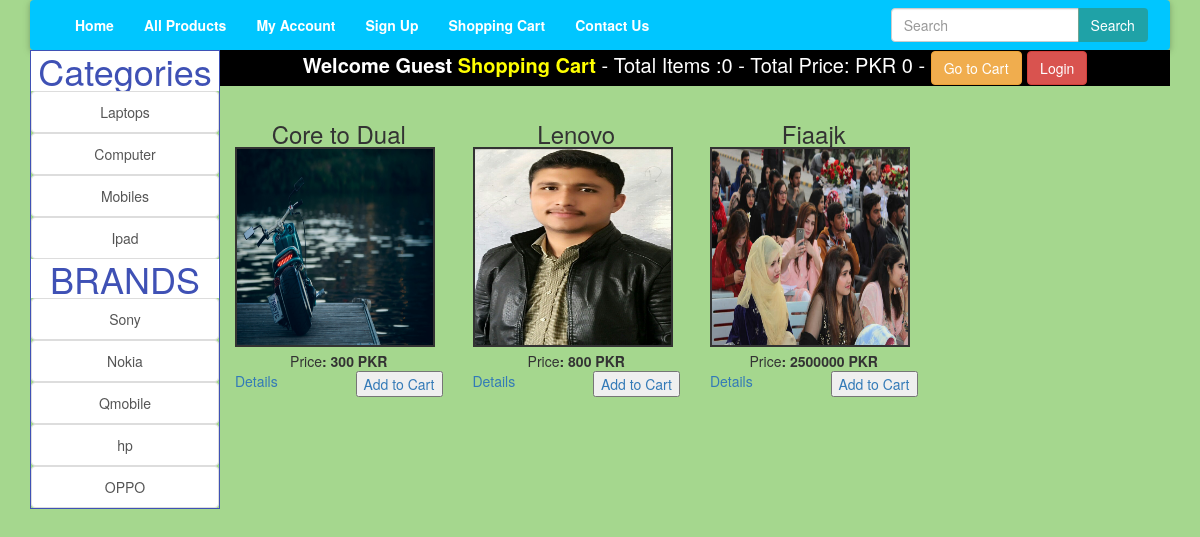
/index.php?cat=2, run on the app's committed database.
### tables this page shows
CREATE TABLE `categories` (
  `cat_id` int(11) NOT NULL,
  `cat_title` text NOT NULL
);

CREATE TABLE `brands` (
  `brand_id` int(11) NOT NULL,
  `brand_title` text NOT NULL
);

CREATE TABLE `products` (
  `product_id` int(11) NOT NULL,
  `cat_id` int(11) NOT NULL,
  `brand_id` int(11) NOT NULL,
  `date` timestamp NOT NULL DEFAULT CURRENT_TIMESTAMP ON UPDATE CURRENT_TIMESTAMP,
  `product_title` text NOT NULL,
  `product_img1` text NOT NULL,
  `product_img2` text NOT NULL,
  `product_img3` text NOT NULL,
  `product_price` int(11) NOT NULL,
  `product_descrip` text NOT NULL,
  `product_keywords` text NOT NULL,
  `status` text NOT NULL
);

### functions/functions.php (the view, shortened to what this page needs)
<?php
$servername = "localhost";
$username = "root";
$password = "";
$dbname = "myshop";
$conn = mysqli_connect($servername, $username, $password, $dbname);
function getRealIpAddr(){
    if(!empty($_SERVER['HTTP_CLIENT_IP'])){
        $ip = $_SERVER['HTTP_CLIENT_IP'];
    } elseif(!empty($_SERVER['HTTP_X_FORWARDED_FOR'])){
        $ip = $_SERVER['HTTP_X_FORWARDED_FOR'];
    } else{
        $ip = $_SERVER['REMOTE_ADDR'];
    }
    return $ip;
}
function getBrands(){
    global $conn;
    $get_brands = "SELECT * FROM brands";
    $run_brands = mysqli_query( $conn , $get_brands );
    while ($row_brands = mysqli_fetch_array($run_brands)) {
        $brands_id = $row_brands['brand_id'];
        $brands_title = $row_brands['brand_title'];
        echo "<li><a href='index.php?brand=$brands_id' class='list-group-item'>$brands_title</a></li>";
    }
}
function getCats(){
    global $conn;
    $get_cats = "SELECT * FROM categories";
    $run_cats = mysqli_query( $conn , $get_cats );
    while ($row_cats = mysqli_fetch_array($run_cats)) {
        $cat_id = $row_cats['cat_id'];
        $cat_title = $row_cats['cat_title'];
        echo "<li><a href='index.php?cat=$cat_id' class='list-group-item'>$cat_title</a></li>";
    }
}
    function getCatProducts(){
        global $conn;
        if(isset($_GET['cat'])){
            $cat_id = $_GET['cat'];
            $get_cat_products = "SELECT * FROM products WHERE cat_id = '$cat_id' ";
            $run_cat_products = mysqli_query( $conn , $get_cat_products );
            $count = mysqli_num_rows($run_cat_products);
            if($count == 0){
                echo "<h2 class='no-data-found'>NO PRODUCTS FOUND IN THIS CATEGORY</h2>";
            } else {
                while ($row_cat_products = mysqli_fetch_array($run_cat_products)){
                    $pro_id = $row_cat_products['product_id'];
                    $pro_title = $row_cat_products['product_title'];
                    $pro_price = $row_cat_products['product_price'];
                    $pro_image = $row_cat_products['product_img1'];
                    echo "
                        <div class='col-md-3 product-details'>
                            <h3>$pro_title</h3>
                            <img src='admin_area/product_images/$pro_image' width='200px' height='200px' >
                            <p id='price'>Price<b>: $pro_price PKR</b></p>
                            <a href='details.php?pro_id=$pro_id' class='details-btn'>Details</a>
                            <a href='index.php?add_cart=$pro_id' class='cart-btn'><button>Add to Cart</button></a>
                        </div> ";
                }
            }
        }
    }
function items(){
    if(isset($_GET['add_cart'])){
        global $conn;
        $ip_add = getRealIpAddr();
        $check_pro = "SELECT * FROM cart WHERE ip_add = '$ip_add' ";
        $run_item = mysqli_query( $conn , $check_pro );
        $count_items = mysqli_num_rows($run_item);
    } else {
        global $conn;
        $ip_add = getRealIpAddr();
        $check_pro = "SELECT * FROM cart WHERE ip_add = '$ip_add' ";
        $run_item = mysqli_query( $conn , $check_pro );
        $count_items = mysqli_num_rows($run_item);
    }
    echo $count_items;
}
function total_price(){
    $total = 0;
    echo "PKR " . $total;
}

### css/index.css (style rules this page uses)
html, body, div, span, applet, object, iframe, h1, h2, h3, h4, h5, h6, p, blockquote, pre, a, abbr, acronym, address, big, cite, code, del, dfn, em, img, ins, kbd, q, s, samp, small, strike, strong, sub, sup, tt, var, b, u, i, center, dl, dt, dd, ol, ul, li, fieldset, form, label, legend, table, caption, tbody, tfoot, thead, tr, th, td, article, aside, canvas, details, embed, figure, figcaption, footer, header, hgroup, menu, nav, output, ruby, section, summary, time, mark, audio, video, .row { margin: 0; padding: 0; border: 0; vertical-align: baseline; }
body { background-color: rgba(105,189,67,0.60); }
.list-group li a { text-align: center; }
.product-details img { border: 2px solid #333; }
.details-btn { float: left; }
.cart-btn { float: right; }
.product-details { margin-top: 35px; }
.product-details h3 { text-align: center; }
.product-details #price { text-align: center; }

### data on the page
categories: cat_title "Laptops"
categories: cat_title "Computer"
categories: cat_title "Mobiles"
categories: cat_title "Ipad"
brands: brand_title "Sony"
brands: brand_title "Nokia"
brands: brand_title "Qmobile"
brands: brand_title "hp"
brands: brand_title "OPPO"
products: product_title "Core to Dual", product_img1 (picture), product_price "300"
products: product_title "Lenovo", product_img1 (picture), product_price "800"
products: product_title "Fiaajk", product_img1 (picture), product_price "2500000"

### other printed values
$count_items "0"
$total "0"
